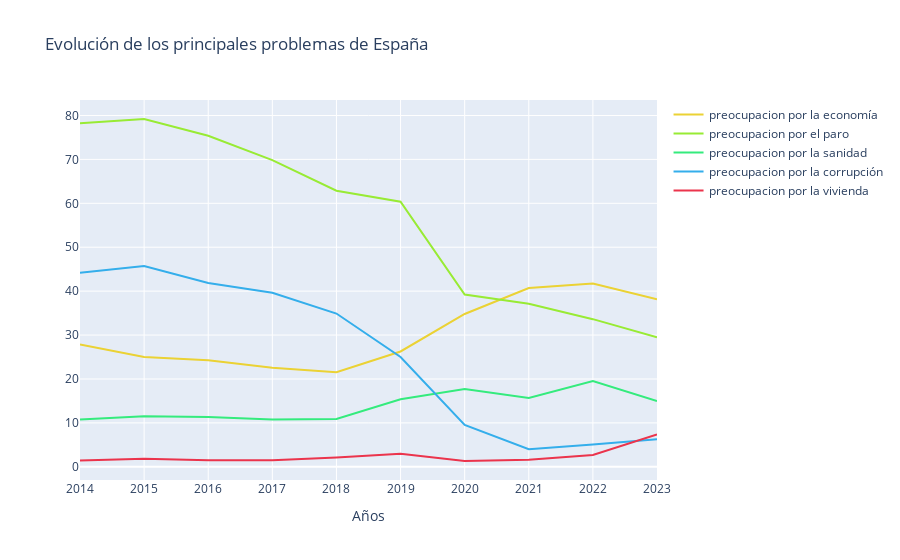

Notebook code cell kept with this figure:
### Code cell
trace1 = go.Scatter(
                    x = preocupacion.index,
                    y = preocupacion['% preocupación económica'],
                    name = 'preocupacion por la economía',
                    mode= 'lines',
                    marker = dict(color = '#ebd234'),
                    text = '% preocupacion')

trace2 = go.Scatter(
                    x = preocupacion.index,
                    y = preocupacion['% preocupación paro'],
                    name = 'preocupacion por el paro',
                    mode= 'lines',
                    marker = dict(color = '#98eb34'),
                    text = '% preocupacion')

trace3 = go.Scatter(
                    x = preocupacion.index,
                    y = preocupacion['% preocupación sanidad'],
                    name = 'preocupacion por la sanidad',
                    mode= 'lines',
                    marker = dict(color = '#34eb7d'),
                    text = '% preocupacion')

trace4 = go.Scatter(
                    x = preocupacion.index,
                    y = preocupacion['% preocupación corrupción'],
                    name = 'preocupacion por la corrupción',
                    mode= 'lines',
                    marker = dict(color = '#34aeeb'),
                    text = '% preocupacion')

trace5 = go.Scatter(
                    x = preocupacion.index,
                    y = preocupacion['% preocupación vivienda'],
                    name = 'preocupacion por la vivienda',
                    mode= 'lines',
                    marker = dict(color = '#eb344c'),
                    text = '% preocupacion')


data = [trace1, trace2, trace3, trace4, trace5]

layout = dict(title = 'Evolución de los principales problemas de España ',
             xaxis= dict(title= 'Años',ticklen= 5)
           )

fig = go.Figure(data = data, layout=layout)

iplot(fig)
# fig.write_html("Evolución de los principales problemas de España.html")

### Figure 1 — Plotly figure (JSON) as saved in the notebook; plotly's stock layout.template omitted (floating-point values rounded to 4 significant figures)
{"data": [{"marker": {"color": "#ebd234"}, "mode": "lines", "name": "preocupacion por la economía", "text": "% preocupacion", "type": "scatter", "x": ["2014", "2015", "2016", "2017", "2018", "2019", "2020", "2021", "2022", "2023"], "y": [27.84, 25.01, 24.27, 22.54, 21.54, 26.26, 34.8, 40.7, 41.73, 38.13]}, {"marker": {"color": "#98eb34"}, "mode": "lines", "name": "preocupacion por el paro", "text": "% preocupacion", "type": "scatter", "x": ["2014", "2015", "2016", "2017", "2018", "2019", "2020", "2021", "2022", "2023"], "y": [78.24, 79.2, 75.38, 69.84, 62.88, 60.38, 39.21, 37.11, 33.62, 29.51]}, {"marker": {"color": "#34eb7d"}, "mode": "lines", "name": "preocupacion por la sanidad", "text": "% preocupacion", "type": "scatter", "x": ["2014", "2015", "2016", "2017", "2018", "2019", "2020", "2021", "2022", "2023"], "y": [10.79, 11.49, 11.35, 10.79, 10.91, 15.37, 17.69, 15.66, 19.52, 14.99]}, {"marker": {"color": "#34aeeb"}, "mode": "lines", "name": "preocupacion por la corrupción", "text": "% preocupacion", "type": "scatter", "x": ["2014", "2015", "2016", "2017", "2018", "2019", "2020", "2021", "2022", "2023"], "y": [44.16, 45.71, 41.86, 39.65, 34.9, 25, 9.52, 4.01, 5.1, 6.3]}, {"marker": {"color": "#eb344c"}, "mode": "lines", "name": "preocupacion por la vivienda", "text": "% preocupacion", "type": "scatter", "x": ["2014", "2015", "2016", "2017", "2018", "2019", "2020", "2021", "2022", "2023"], "y": [1.43, 1.81, 1.47, 1.51, 2.09, 2.95, 1.32, 1.62, 2.7, 7.36]}], "layout": {"title": {"text": "Evolución de los principales problemas de España "}, "xaxis": {"ticklen": 5, "title": {"text": "Años"}}}}
